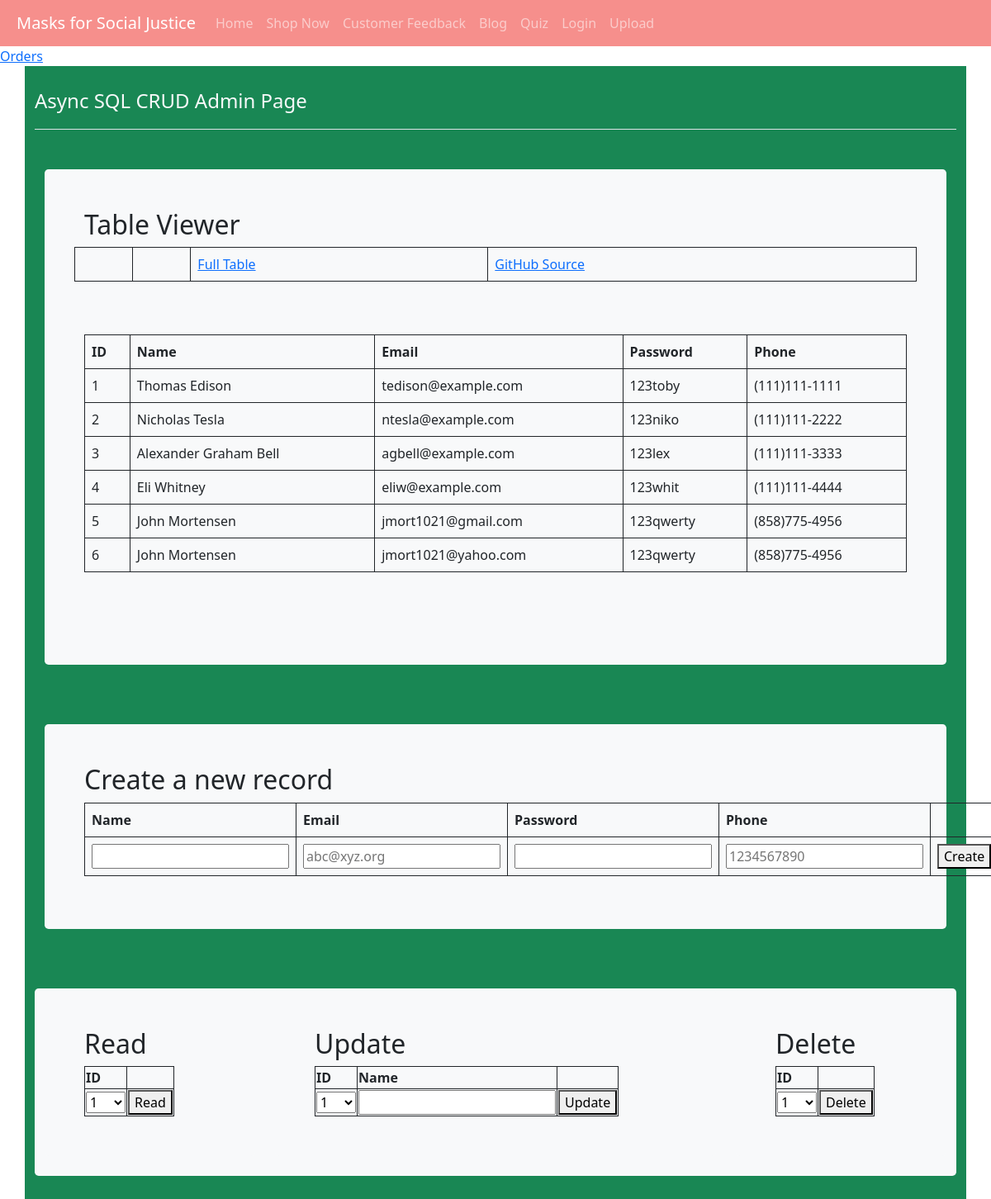
Before: /crud_api/ with the older database file.
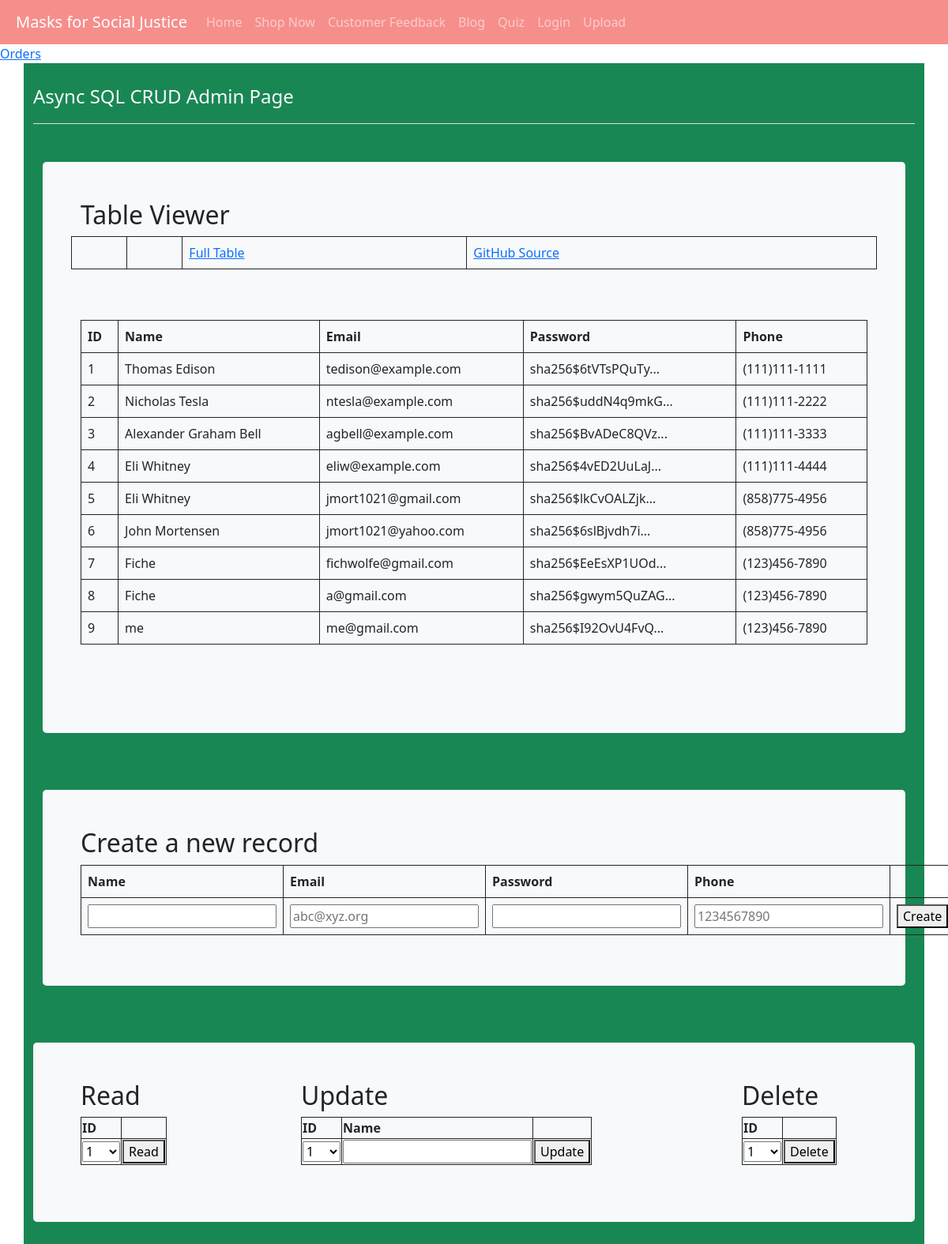
After: the same page with the newer database file.
### templates/cruddy/model.py (models this page shows, shortened)
class Users(UserMixin, db.Model):
    userID = db.Column(db.Integer, primary_key=True)
    name = db.Column(db.String(255), unique=False, nullable=False)
    email = db.Column(db.String(255), unique=True, nullable=False)
    password = db.Column(db.String(255), unique=False, nullable=False)
    phone = db.Column(db.String(255), unique=False, nullable=False)
    def read(self):
        return {
            "userID": self.userID,
            "name": self.name,
            "email": self.email,
            "password": self.password,
            "phone": self.phone,
            "query": "by_alc"  # This is for fun, a little watermark
        }

### templates/cruddy/app_crud_api.py (the view)
@app_crud_api.route('/')
def crud_api():
    return render_template("cruddy/templates/crud_async.html", table=users_all())

### templates/cruddy/query.py (called while the page is built)
def users_all():
    return users_all_alc()

def users_all_alc():
    table = Users.query.all()
    json_ready = [peep.read() for peep in table]
    return json_ready

### templates/cruddy/templates/crud_async.html (shortened to what the changed rows need)
<!DOCTYPE html>
{% extends "layouts/base.html" %}
{% block body %}
    <div class="container py-4 text-light bg-success">
        <div class="container py-4">
            <div class="p-5 mb-4 bg-light text-dark rounded-3">
                <h2>Table Viewer</h2>
                <div class="row align-items-md-stretch">
                    <div class="container-fluid py-5">
                        <table class="table" id="users">
                            <thead>
                            <tr>
                                <th>ID</th>
                                <th>Name</th>
                                <th>Email</th>
                                <th>Password</th>
                                <th>Phone</th>
                            </tr>
                            </thead>
                            <tbody id="result">
                            {% for row in table %}
                                {% set pn = "" ~ row['phone'] %}
                                {% set pnf = "(" ~ pn[0:3] ~ ")" ~ pn[3:6] ~ "-" ~ pn[6:10] %}
                                <tr>
                                    <td>{{ row['userID'] }}</td>
                                    <td>{{ row['name'] }}</td>
                                    <td>{{ row['email'] }}</td>
                                    <td>{{ row['password'] | truncate(20) }}</td>
                                    <td>{{ pnf }}</td>
                                </tr>
                            {% endfor %}
                            </tbody>
                        </table>
                    </div>
                </div>
            </div>
        </div>
        <div class="container py-4">
            <div class="p-5 mb-4 bg-light text-dark rounded-3">
                <h2>Create a new record</h2>
                <table class="table">
                    <thead>
                    <tr>
                        <th><label for="name">Name</label></th>
                        <th><label for="email">Email</label></th>
                        <th><label for="password">Password</label></th>
                        <th><label for="phone">Phone</label></th>
                    </tr>
                    </thead>
                </table>
            </div>
        </div>
        <div class="container py-4">
            <div class="row mb-4 bg-light text-dark rounded-3">
                <div class="col-md-3">
                    <div class="p-5 mb-4 bg-light text-dark rounded-3">
                        <h2>Read</h2>
                        <table id="read_table">
                            <tr><th><label for="read_userid">ID</label></th></tr>
                        </table>
                    </div>
                </div>
                <div class="col-md-6">
                    <div class="p-5 mb-4 bg-light text-dark rounded-3">
                        <h2>Update</h2>
                        <table id="update_table">
                            <tr>
                                <th><label for="update_userid">ID</label></th>
                                <th><label for="update_name">Name</label></th>
                            </tr>
                        </table>
                    </div>
                </div>
                <div class="col-md-3">
                    <div class="p-5 mb-4 bg-light text-dark rounded-3">
                        <h2>Delete</h2>
                        <table id="read_table">
                            <tr><th><label for="delete_userid">ID</label></th></tr>
                        </table>
                    </div>
                </div>
            </div>
        </div>
    </div>
{% endblock %}

Changed rows visible on the page:
changed Users "Thomas Edison": password "123toby" → "sha256$6tVTsPQuTy..."
changed Users "Nicholas Tesla": password "123niko" → "sha256$uddN4q9mkG..."
changed Users "Alexander Graham Bell": password "123lex" → "sha256$BvADeC8QVz..."
changed Users "eliw@example.com": password "123whit" → "sha256$4vED2UuLaJ..."
changed Users "jmort1021@gmail.com": name "John Mortensen" → "Eli Whitney"; password "123qwerty" → "sha256$lkCvOALZjk..."
changed Users "John Mortensen": password "123qwerty" → "sha256$6slBjvdh7i..."
added Users: userID "7", name "Fiche", email "fichwolfe@gmail.com", password "sha256$EeEsXP1UOd...", pnf "(123)456-7890"
added Users: userID "8", name "Fiche", email "a@gmail.com", password "sha256$gwym5QuZAG...", pnf "(123)456-7890"
added Users: userID "9", name "me", email "me@gmail.com", password "sha256$I92OvU4FvQ...", pnf "(123)456-7890"
